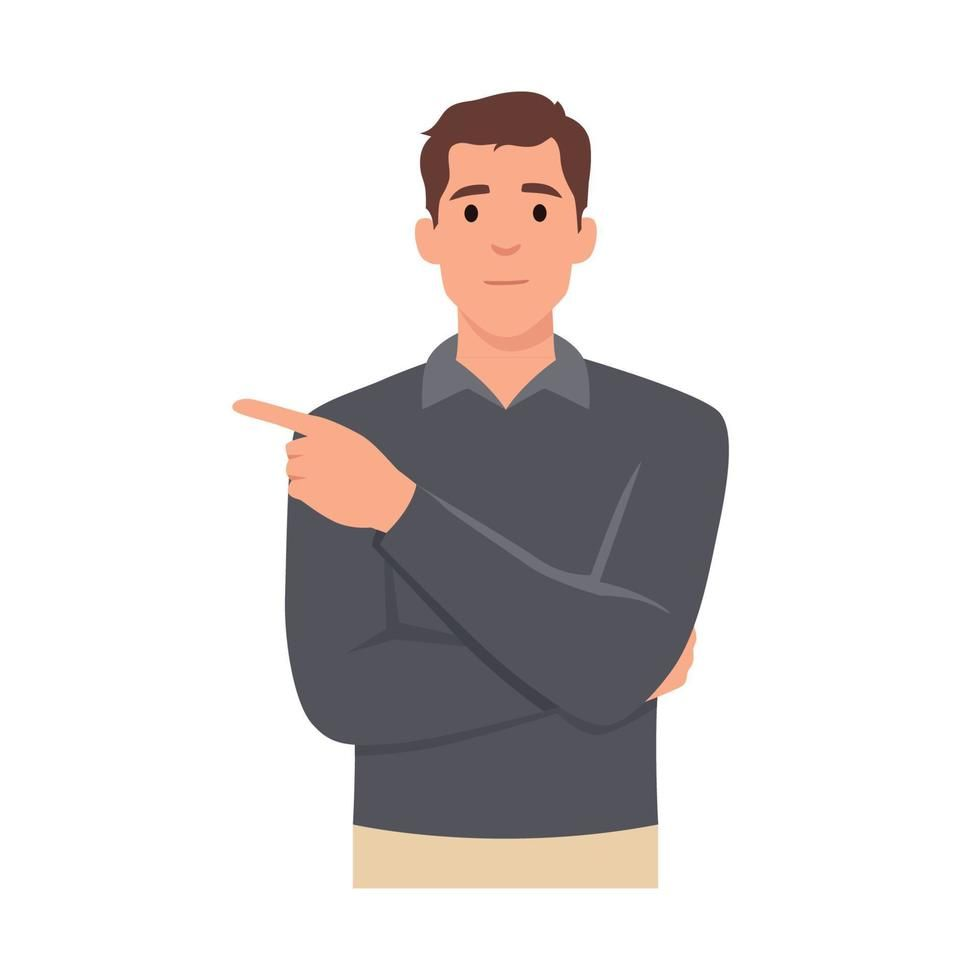
#> input picture data_images/101074fbb67d33f6e30fb5a2a6b43a05.jpg, 980 x 980 px
$ python -i harris_detector.py   (imports and definitions only)
#> lines starting #> are read from the running program, lines starting #| are printed output that depends on the picture
#> further down, picture is the input picture: shape (980, 980, 3); mean B, G, R 218.1, 218.6, 222.8
from __future__ import annotations

import time
from dataclasses import dataclass, field
from typing import List, Tuple

import cv2
import numpy as np
from scipy.ndimage import convolve, gaussian_filter, maximum_filter


# ── Result container ──────────────────────────────────────────────────────

@dataclass
class HarrisResult:
    keypoints: List[cv2.KeyPoint]
    response_map: np.ndarray
    visualisation: np.ndarray
    computation_time_ms: float
    num_corners: int
    params: dict = field(default_factory=dict)


# ── Structure tensor ──────────────────────────────────────────────────────

def _compute_structure_tensor(
        image: np.ndarray,
        pre_sigma: float = 0.5,
        window_sigma: float = 1.5,
) -> Tuple[np.ndarray, np.ndarray, np.ndarray]:
    """
    Returns Sx2, Sy2, Sxy — the Gaussian-smoothed gradient products.
    """
#> called with pre_sigma = 0.5, window_sigma = 1.5
    gray = cv2.cvtColor(image, cv2.COLOR_BGR2GRAY).astype(float)
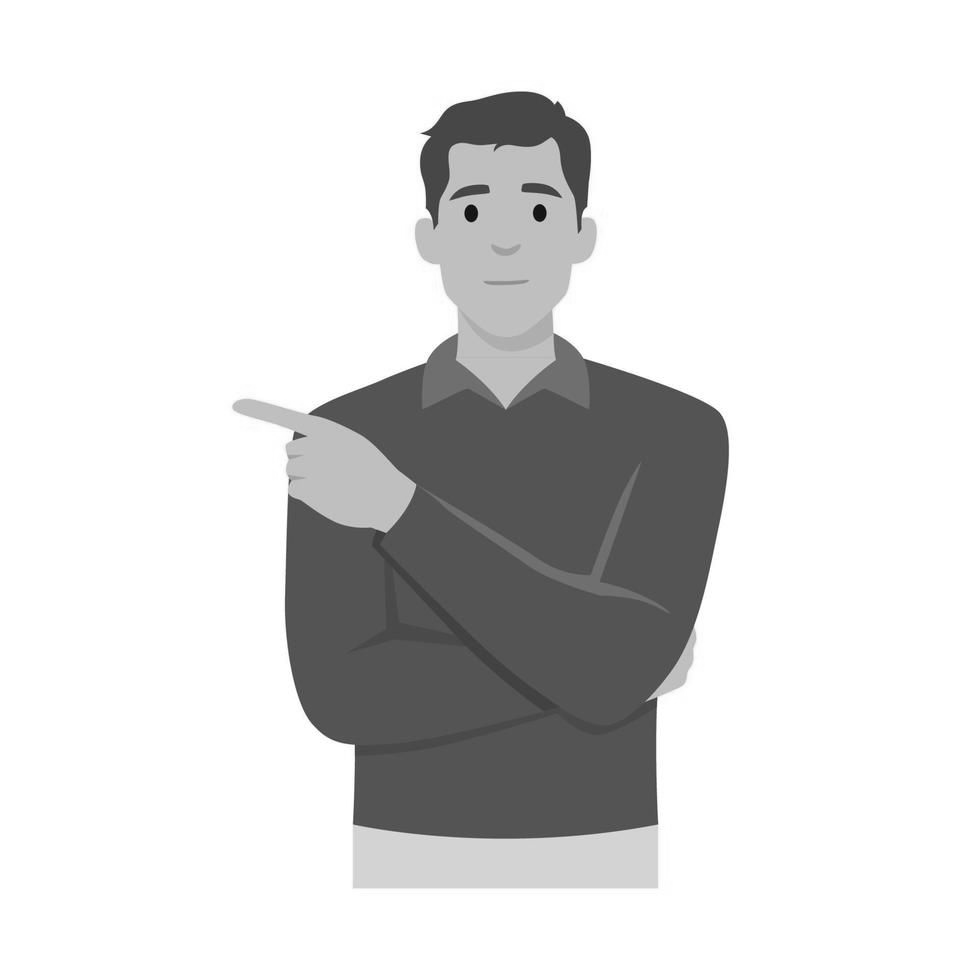
#> gray: shape (980, 980) float64; min 7, max 255, mean 219.8

    # Light pre-smoothing to suppress noise before differentiation
    gray = gaussian_filter(gray, sigma=pre_sigma)

    sobel_x = np.array([[-1, 0, 1],
                        [-2, 0, 2],
                        [-1, 0, 1]], dtype=float)
    sobel_y = sobel_x.T

    Ix = convolve(gray, sobel_x)
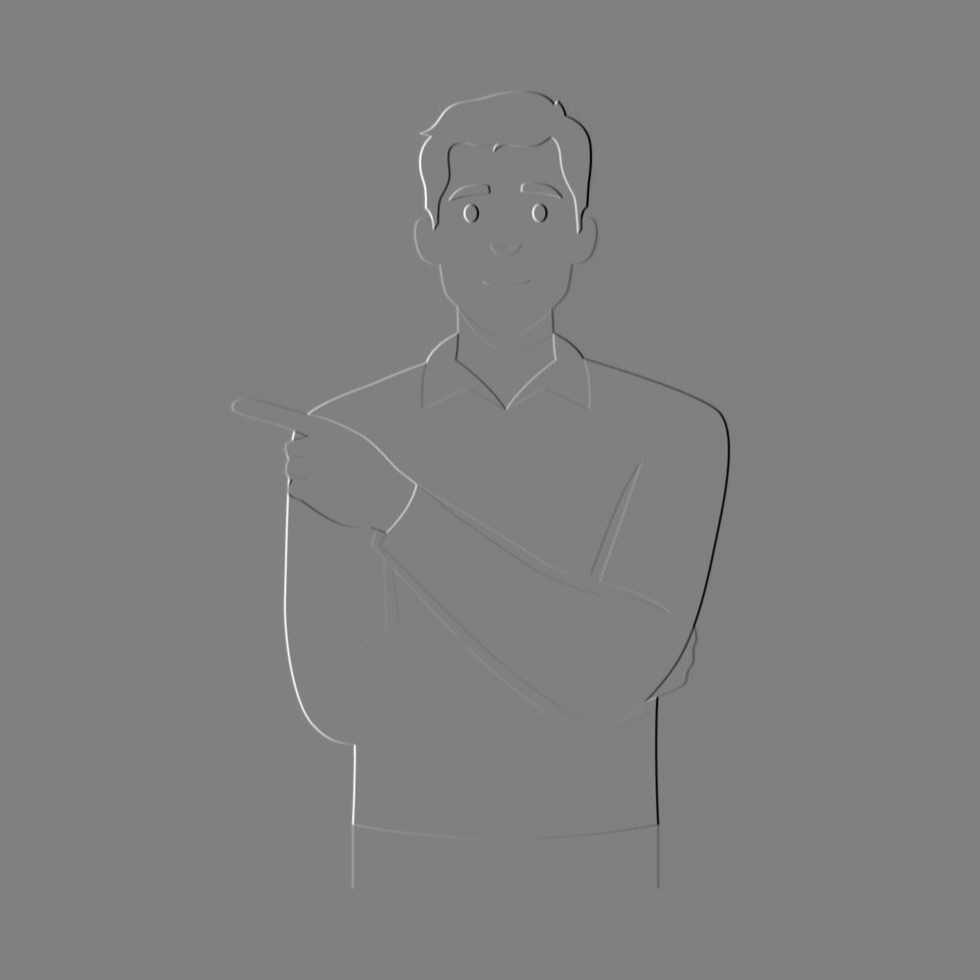
#> Ix: shape (980, 980) float64; min -684.6, max 676.9, mean 0; drawn with min black and max white
    Iy = convolve(gray, sobel_y)

    # Smooth the gradient products with a Gaussian window
    Sx2 = gaussian_filter(Ix ** 2, sigma=window_sigma)
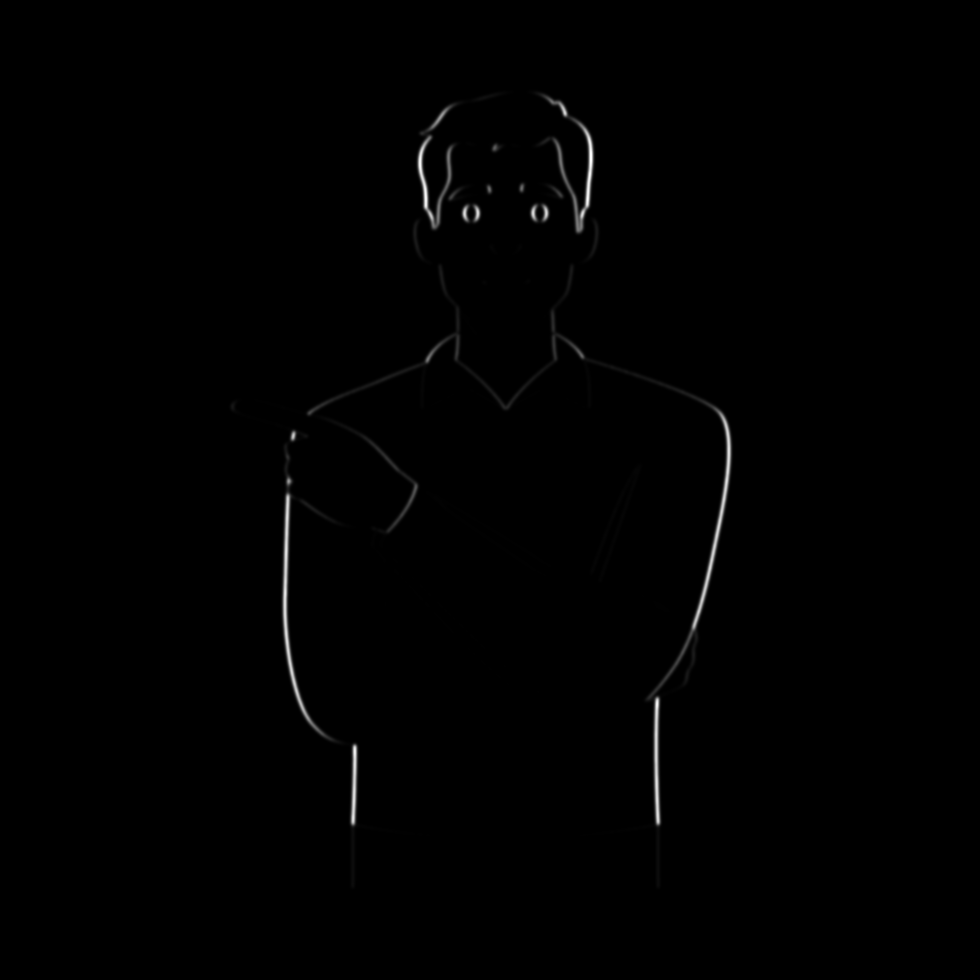
#> Sx2: shape (980, 980) float64; min 0, max 182757.1, mean 857.8; drawn with min black and max white
    Sy2 = gaussian_filter(Iy ** 2, sigma=window_sigma)
    Sxy = gaussian_filter(Ix * Iy, sigma=window_sigma)

    return Sx2, Sy2, Sxy


# ── NMS ───────────────────────────────────────────────────────────────────

# [120 lines left out: functions _nms, _detect_corners, _draw, detect_harris, not called in this run]

>>> import cv2
>>> picture = cv2.imread('../data_images/101074fbb67d33f6e30fb5a2a6b43a05.jpg')
>>> result = _compute_structure_tensor(picture)

$ run again, on data_images/49bf89814063a2c3ca2dfa5eff08f3cb.jpg
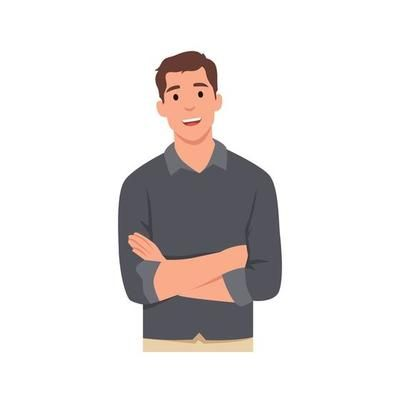
#> input picture data_images/49bf89814063a2c3ca2dfa5eff08f3cb.jpg, 400 x 400 px
#> picture is the input picture: shape (400, 400, 3); mean B, G, R 223.7, 224.6, 229.2
#> in _compute_structure_tensor, `Sy2 = gaussian_filter(Iy ** 2, sigma=window_sigma)`:
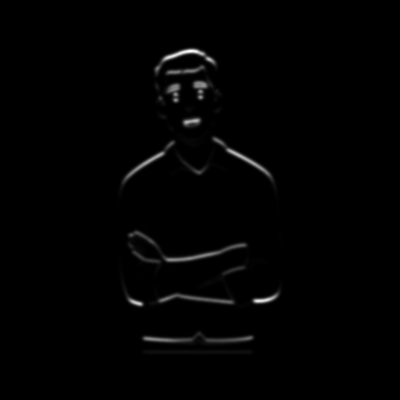
#> Sy2: shape (400, 400) float64; min 0, max 177690.4, mean 1718.5; drawn with min black and max white
#> in _compute_structure_tensor, `Sxy = gaussian_filter(Ix * Iy, sigma=window_sigma)`:
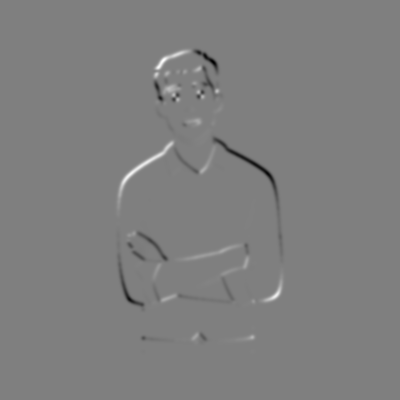
#> Sxy: shape (400, 400) float64; min -79918.1, max 79941.1, mean -71; drawn with min black and max white

$ run again, on data_images/8ed8fdcc1da40ed55bcbd8e79679ddb4.jpg
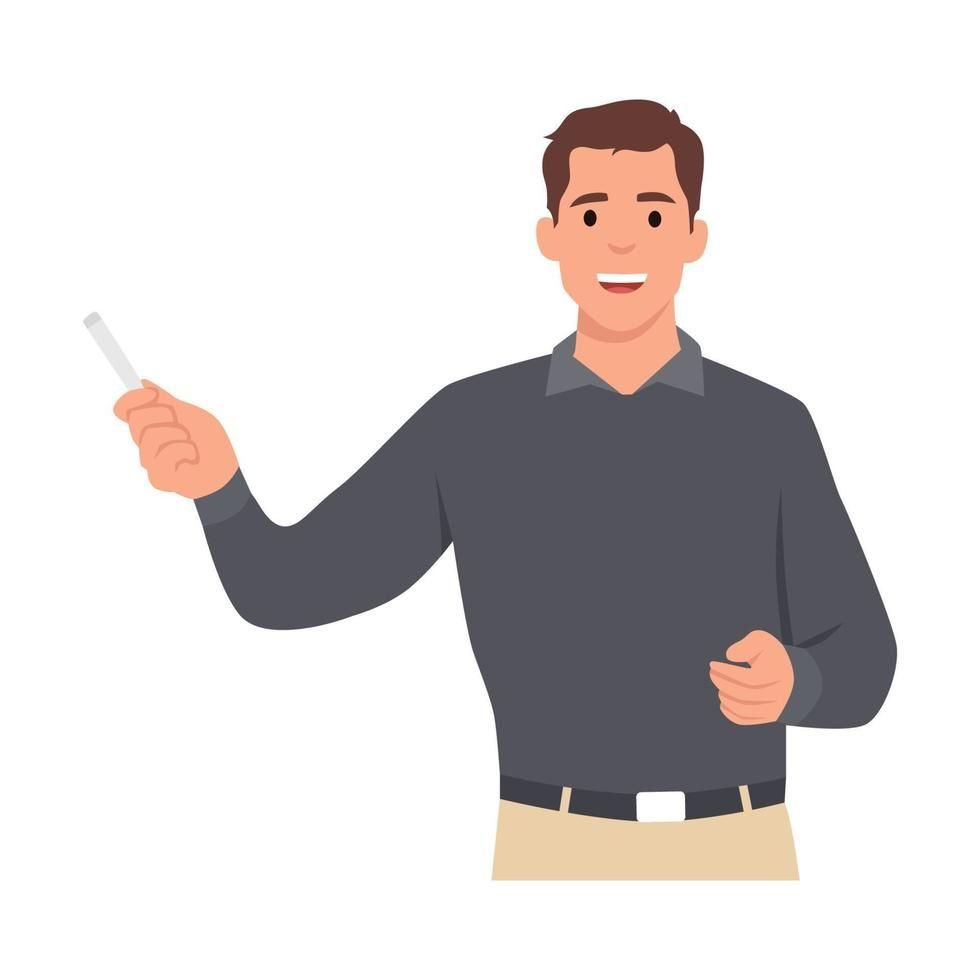
#> input picture data_images/8ed8fdcc1da40ed55bcbd8e79679ddb4.jpg, 980 x 980 px
#> picture is the input picture: shape (980, 980, 3); mean B, G, R 213.6, 214, 218.3
#> in _compute_structure_tensor, `Ix = convolve(gray, sobel_x)`:
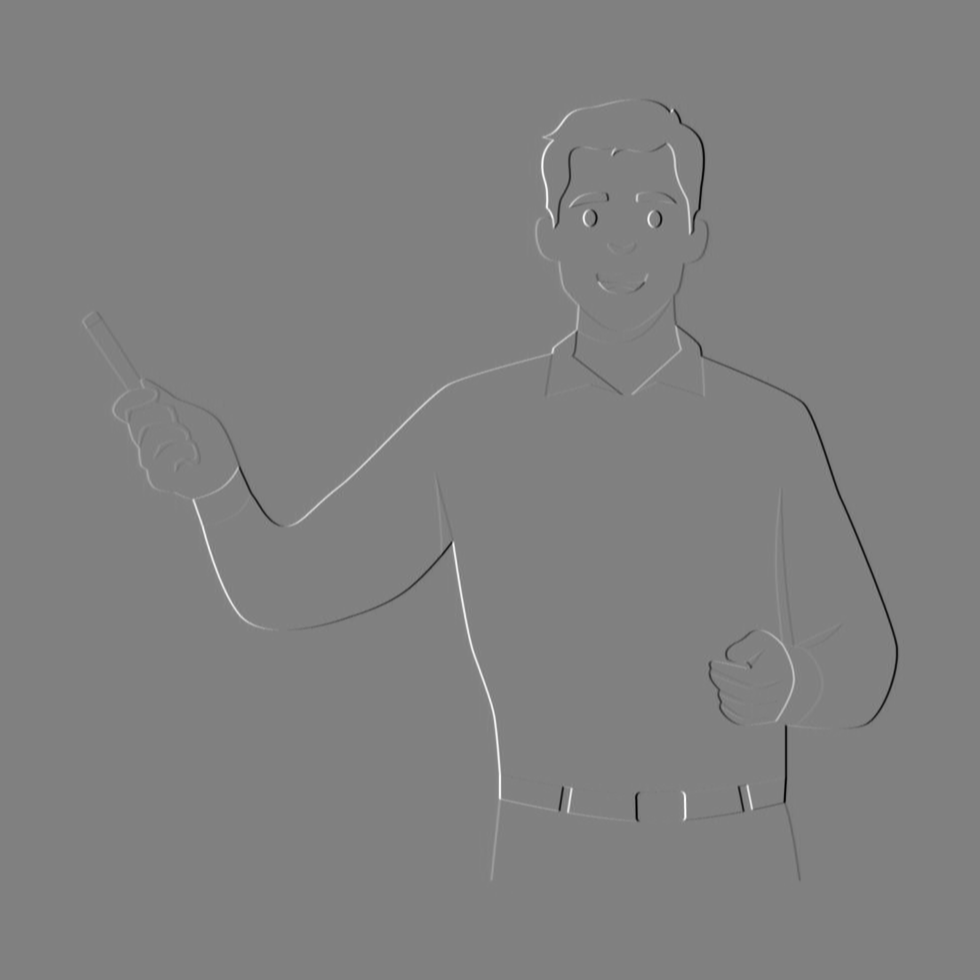
#> Ix: shape (980, 980) float64; min -711.8, max 696.3, mean 0; drawn with min black and max white
#> in _compute_structure_tensor, `Sy2 = gaussian_filter(Iy ** 2, sigma=window_sigma)`:
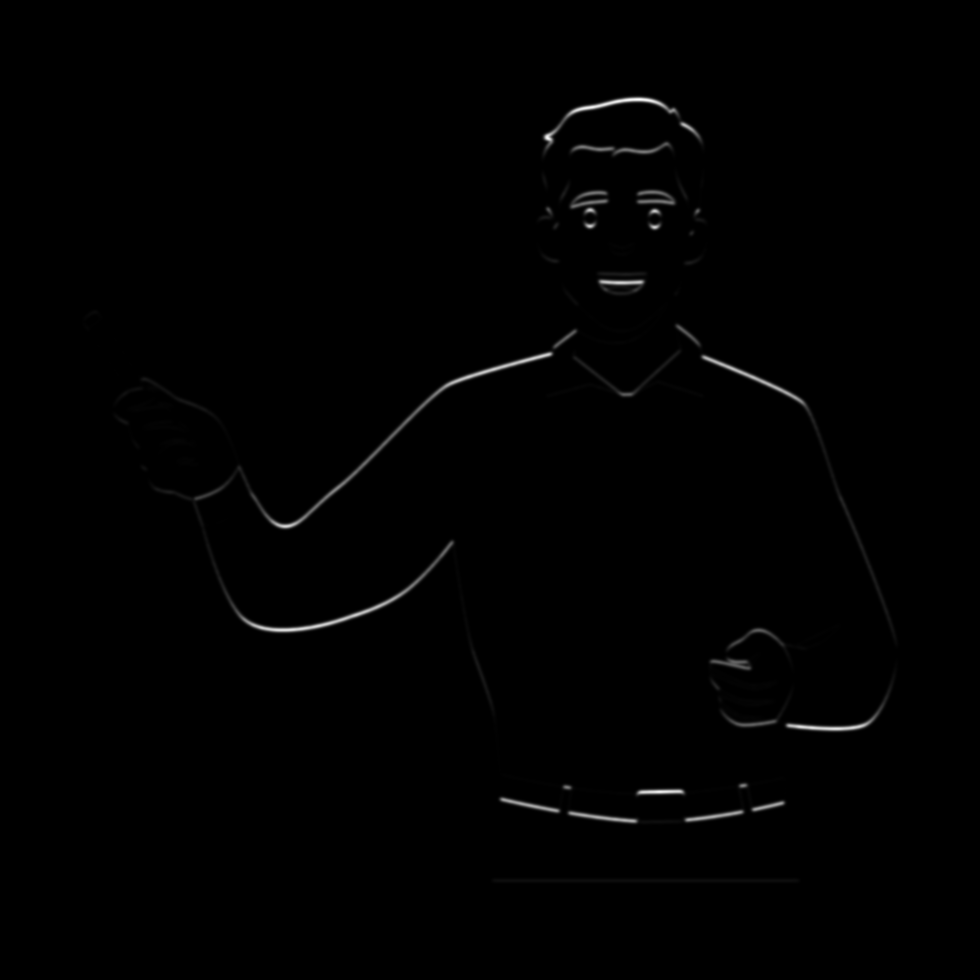
#> Sy2: shape (980, 980) float64; min 0, max 181335.4, mean 966.4; drawn with min black and max white
